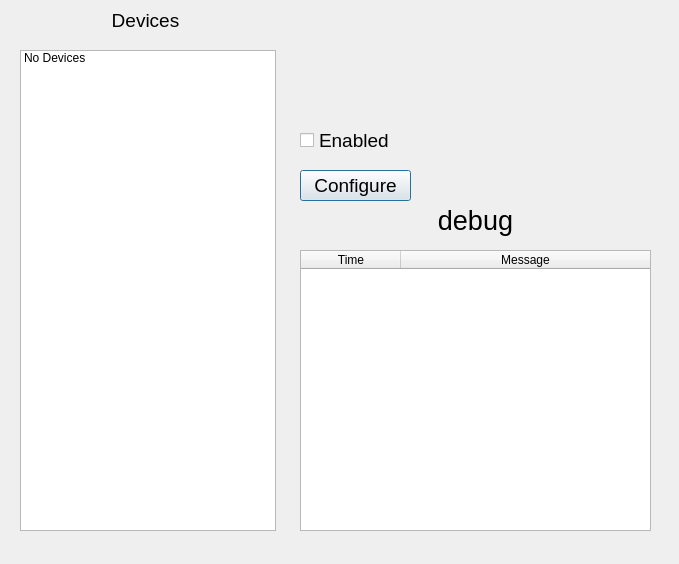
<?xml version="1.0" encoding="UTF-8"?>
<ui version="4.0">
 <author>Christopher P Yarger</author>
 <class>Dialog</class>
 <widget class="QDialog" name="Dialog">
  <property name="geometry">
   <rect>
    <x>0</x>
    <y>0</y>
    <width>679</width>
    <height>564</height>
   </rect>
  </property>
  <property name="windowTitle">
   <string>Dialog</string>
  </property>
  <widget class="QLabel" name="label_2">
   <property name="geometry">
    <rect>
     <x>300</x>
     <y>200</y>
     <width>351</width>
     <height>41</height>
    </rect>
   </property>
   <property name="font">
    <font>
     <pointsize>20</pointsize>
    </font>
   </property>
   <property name="text">
    <string>debug</string>
   </property>
   <property name="alignment">
    <set>Qt::AlignCenter</set>
   </property>
  </widget>
  <widget class="QListWidget" name="listWidget_devices">
   <property name="geometry">
    <rect>
     <x>20</x>
     <y>50</y>
     <width>256</width>
     <height>481</height>
    </rect>
   </property>
   <item>
    <property name="text">
     <string>No Devices</string>
    </property>
   </item>
  </widget>
  <widget class="QTableWidget" name="TableWidget_debug">
   <property name="geometry">
    <rect>
     <x>300</x>
     <y>250</y>
     <width>351</width>
     <height>281</height>
    </rect>
   </property>
   <attribute name="horizontalHeaderStretchLastSection">
    <bool>true</bool>
   </attribute>
   <attribute name="verticalHeaderCascadingSectionResizes">
    <bool>false</bool>
   </attribute>
   <attribute name="verticalHeaderShowSortIndicator" stdset="0">
    <bool>false</bool>
   </attribute>
   <attribute name="verticalHeaderStretchLastSection">
    <bool>false</bool>
   </attribute>
   <column>
    <property name="text">
     <string>Time</string>
    </property>
   </column>
   <column>
    <property name="text">
     <string>Message</string>
    </property>
   </column>
  </widget>
  <widget class="QCheckBox" name="Check_Enabled">
   <property name="geometry">
    <rect>
     <x>300</x>
     <y>130</y>
     <width>121</width>
     <height>20</height>
    </rect>
   </property>
   <property name="font">
    <font>
     <pointsize>14</pointsize>
    </font>
   </property>
   <property name="text">
    <string>Enabled</string>
   </property>
  </widget>
  <widget class="QPushButton" name="BTN_Configure">
   <property name="geometry">
    <rect>
     <x>300</x>
     <y>170</y>
     <width>111</width>
     <height>31</height>
    </rect>
   </property>
   <property name="font">
    <font>
     <pointsize>14</pointsize>
    </font>
   </property>
   <property name="text">
    <string>Configure</string>
   </property>
  </widget>
  <widget class="QLabel" name="label">
   <property name="geometry">
    <rect>
     <x>20</x>
     <y>0</y>
     <width>251</width>
     <height>41</height>
    </rect>
   </property>
   <property name="font">
    <font>
     <pointsize>14</pointsize>
    </font>
   </property>
   <property name="text">
    <string>Devices</string>
   </property>
   <property name="alignment">
    <set>Qt::AlignCenter</set>
   </property>
  </widget>
 </widget>
 <resources/>
 <connections/>
</ui>
